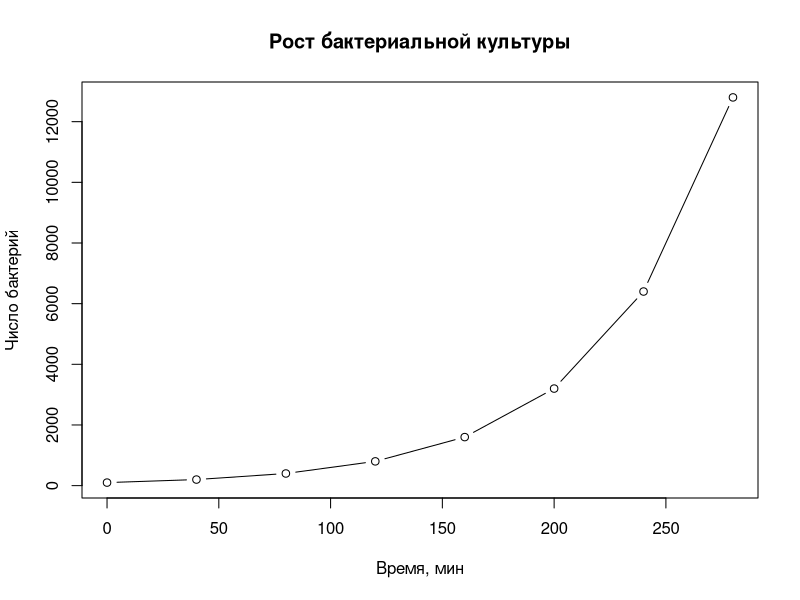
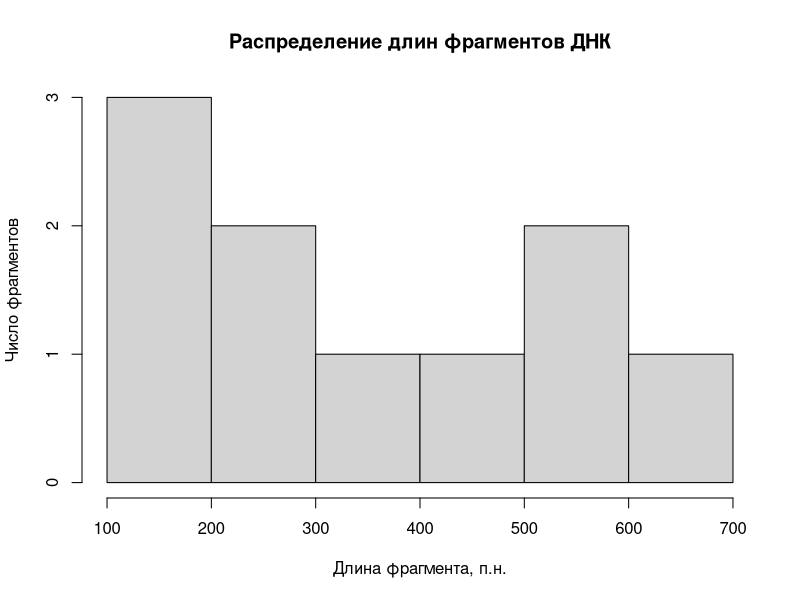

Reproduce these figures in R, in order.
## ---- chunk 1
#| label: task-1-1
n0 <- 2e6              
g <- 1.8 * 0.9    
n_steps <- 180 / 30    

new_pop <- n0 * g^n_steps
new_pop
## ---- chunk 2
#| label: task-1-2
fragments <- c(120, 340, 560, 230, 150, 410, 275, 630, 190, 520)

length(fragments)  # 1) число фрагментов
max(fragments)     # 2.1) наибольший фрагмент
min(fragments)     # 2.2) наименьший фрагмент
sum(fragments)     # 3) длина исходной ДНК(сумма фрагментов)
## ---- chunk 3
#| label: task-1-3-data
proteins <- c(50, 75, NA, 120, 60, 85, 95, NA, 110, 70, 65, NA)
## ---- chunk 4
#| label: task-1-3-type
typeof(proteins); class(proteins)
## ---- chunk 5
#| label: task-1-3-na
typeof(proteins[is.na(proteins)]); typeof(NA)                         
## ---- chunk 6
#| label: task-1-3-sum
mass_no_na <- sum(proteins[!is.na(proteins)])
mass_no_na
## ---- chunk 7
#| label: task-1-3-impute
proteins_imp <- proteins
proteins_imp[is.na(proteins_imp)] <- mean(proteins[!is.na(proteins)])

mass_imp <- sum(proteins_imp)
mass_imp - mass_no_na  
## ---- chunk 8
#| label: task-1-3-convert
vec <- c("50", "75", NA)
num_vec <- as.numeric(vec)
typeof(vec); typeof(num_vec)
## ---- chunk 9
#| label: task-1-4
cells <- c(100, 200, 400, 800, 1600, 3200, 6400, 12800)

ratios <- cells[-1] / cells[-length(cells)]  
all(ratios == 2)
## ---- chunk 10
#| label: task-1-5-data
gene_names <- c("TP53", "BRCA1", "EGFR", "MYC", "PTEN", "AKT1", "KRAS", "NRAS",
                "BRAF", "CDKN2A", "PIK3CA", "SMAD4", "APC", "RB1", "MTOR",
                "CTNNB1", "MAPK1", "JAK2", "STAT3", "NOTCH1")

control_expr <- c(11.8, 14.7, 12.9, 10.2, 13.6, 12.1, 14.0, 11.5, 11.3,
                  15.8, 9.2, 13.4, 12.0, 14.3, 10.7, 12.6, 10.1, 11.9,
                  14.8, 9.9)

sample_expr <- c(12.4, 15.1, NA, 9.8, 14.2, 11.7, 13.5, NA, 10.9,
                 16.3, 8.7, 12.8, NA, 14.9, 11.2, 13.1, 9.5, NA,
                 15.6, 10.4)
## ---- chunk 11
#| label: task-1-5-range
max(sample_expr[!is.na(sample_expr)])
min(sample_expr[!is.na(sample_expr)])
## ---- chunk 12
#| label: task-1-5-mean
complete <- !is.na(control_expr) & !is.na(sample_expr)

mean_control <- mean(control_expr[complete])
mean_sample <- mean(sample_expr[complete])
mean_diff <- mean_sample - mean_control

mean_control
mean_sample
mean_diff
## ---- chunk 13
#| label: task-1-5-up
up <- complete & sample_expr > control_expr
sum(up)
gene_names[up]
## ---- chunk 14
#| label: fig-growth
#| fig-cap: "Число бактерий во времени"
time <- seq(0, by = 40, length.out = length(cells))

plot(time, cells, type = "b",
     xlab = "Время, мин", ylab = "Число бактерий",
     main = "Рост бактериальной культуры")
## ---- chunk 15
#| label: fig-fragments
#| fig-cap: "Гистограмма длин фрагментов ДНК"
hist(fragments,
     xlab = "Длина фрагмента, п.н.", ylab = "Число фрагментов",
     main = "Распределение длин фрагментов ДНК")
